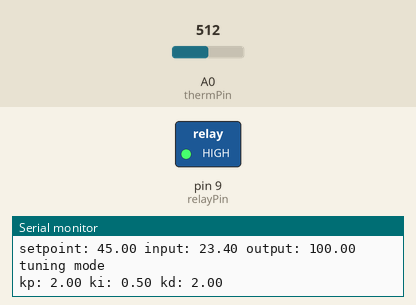
This sketch was run on a simulated Arduino Uno, built with avr-gcc and run on an emulated ATmega328P. On the bench: switched loads named in the sketch (green lamp = pin HIGH), the last lines printed to the serial monitor. The test bench sets the inputs (shaded band); at power-on: A0 (thermPin) = 512.

Above: at 1.2 s.
1.3 s: A0 (thermPin) set to 0
At 5.05 s:
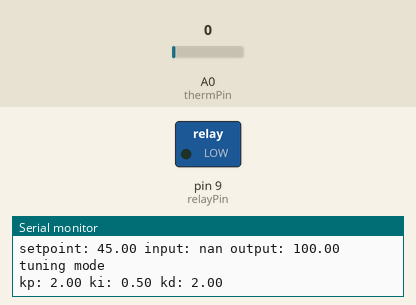
Timing chart, 0 to 11.6 s (numbered marks = the images above; inputs shaded):
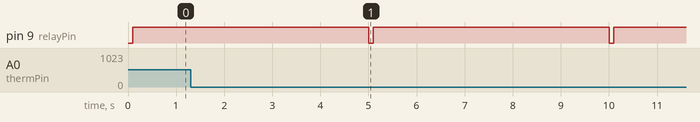

The sketch:

pid_autotune.ino
```cpp
//based off of br3ttb example code
//adapted for relay style pid
//using thermistors

#include <PID_v1.h>
#include <PID_AutoTune_v0.h>

byte ATuneModeRemember=2;
double input=80;
double output=25;
double setpoint=45;
double kp=2,ki=0.5,kd=2;

//input will be temp in C, output will be relay time in ms

//double kpmodel=1.5, taup=100, theta[50];
//double outputStart=5;
double aTuneStep=50, aTuneNoise=1, aTuneStartValue=100;

int thermPin = A0;
int relayPin = 9;
int thermConst = 0;
//thermConst relates the thermstor to the correct properties in the thermCalc function

unsigned int aTuneLookBack=20;

boolean tuning = true;
unsigned long  serialTime;
int WindowSize = 5000;
int minRelayTime = 500;
unsigned long windowStartTime;

PID myPID(&input, &output, &setpoint,kp,ki,kd, DIRECT);
PID_ATune aTune(&input, &output);


void setup()
{
  bool keepRunning = 1;
  windowStartTime = millis();
  pinMode(relayPin, OUTPUT);
  //relay is active low, so urn off to start
  digitalWrite(relayPin, HIGH);

  //tell PID range between 0 and full window size
  myPID.SetOutputLimits(0, WindowSize);

  //Setup the pid
  myPID.SetMode(AUTOMATIC);

  changeAutoTune();


  serialTime = 0;


  Serial.begin(115200);

}

void loop()
{
  unsigned long now = millis();

  input = tempCalc(analogRead(0), 1);


  if(tuning)
  {
    byte val = (aTune.Runtime());
    if (val!=0)
    {
      tuning = false;
    }
    if(!tuning)
    { //we're done, set the tuning parameters
      kp = aTune.GetKp();
      ki = aTune.GetKi();
      kd = aTune.GetKd();
      myPID.SetTunings(kp,ki,kd);
      Serial.println("All done!");
      Serial.println();
      Serial.println();
    }
  }
  else myPID.Compute();

  if (millis() - windowStartTime > WindowSize)
   { //time to shift relay window
     windowStartTime += WindowSize;
     Serial.println("Window shift");
   }
  if (output < millis() - windowStartTime) digitalWrite(relayPin, HIGH);
  else digitalWrite(relayPin, LOW);


  //send-receive with processing if it's time
  if (millis()>serialTime)
  {
    SerialReceive();
    SerialSend();
    serialTime+=500;
  }
}

void changeAutoTune()
{

  //Set the output to the desired starting frequency.
  output=aTuneStartValue;
  aTune.SetNoiseBand(1);
  aTune.SetOutputStep(10);
  aTune.SetLookbackSec(20);

}


void SerialSend()
{
  Serial.print("setpoint: ");Serial.print(setpoint); Serial.print(" ");
  Serial.print("input: ");Serial.print(input); Serial.print(" ");
  Serial.print("output: ");Serial.print(output); Serial.print(" ");

  Serial.println("tuning mode");

  Serial.print("kp: ");Serial.print(myPID.GetKp());Serial.print(" ");
  Serial.print("ki: ");Serial.print(myPID.GetKi());Serial.print(" ");
  Serial.print("kd: ");Serial.print(myPID.GetKd());Serial.println(" ");

}

void SerialReceive()
{
  if(Serial.available())
  {
   char b = Serial.read();
   Serial.flush();
  }
}


double tempCalc(int anVal, int n){
  double result = 0;
  anVal = double(anVal);
  double Rfix[] = {9900.0, 9850.0};   //measured resistance of fixed resistor, here nominally 10k
  //steinhart  variables for each thermistor determined experimentally
  double A[] = {0.004045442, 0.003903939};
  double B[] = {-1.4426e-06, 2.21645e-05};
  double C[] = {-8.47204E-07, -9.45665e-07};

  result = Rfix[n] / ((1023.0/anVal)-1.0);
  result = log(result);
  //result = 1/(0.004045442 + (1.4426e-6)*result + (-8.47204e-7)*result*result*result);
  result = (1 / ( A[n] + B[n]*result + C[n]*result*result*result))-273.15;
  return result;

}
```

Measured:
- by itself, pin 9 (relayPin): alternates HIGH for 4.9 s and LOW for 0.10 s
